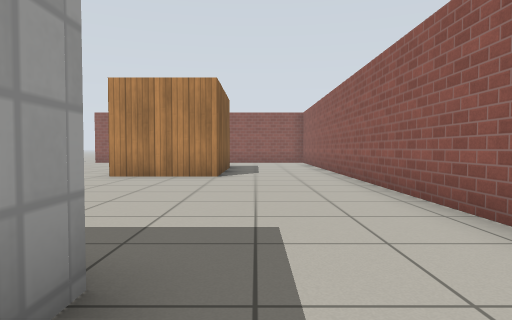
view 1 (above)

18 first-person views from a walk through a Gazebo world. The camera is 0.72 m above the floor, tilts 2° down and sees 75° across. The floor is counted in squares, 1 m on a side. Each view is taken from the middle of a square. On the plan, view 1 faces up. The plan holds only what a view shows up to about 10 squares ahead; the rest is blank. Simple patterns stand in for the simulator's built-in surfaces.

view 2
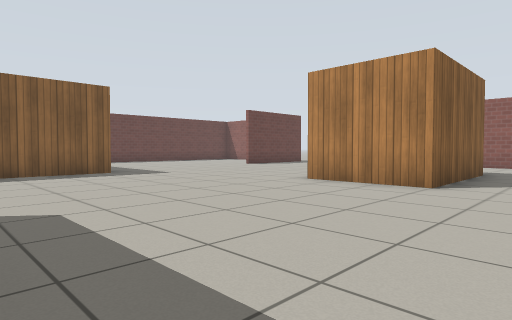

view 3
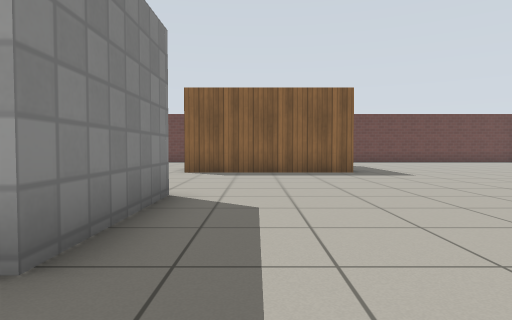

view 4
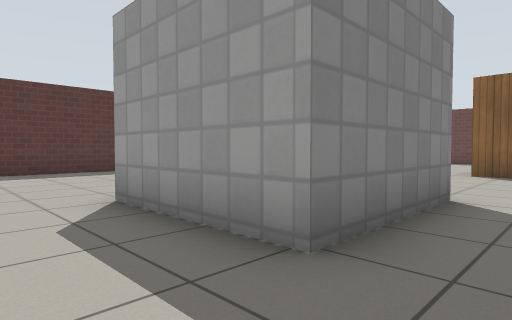

view 5
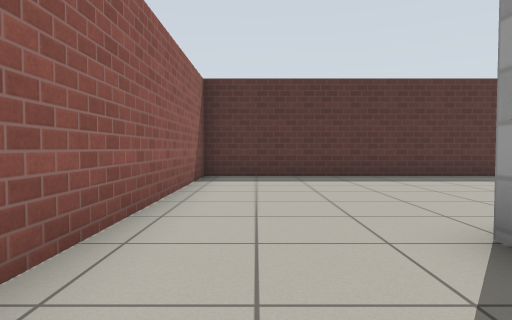

view 6
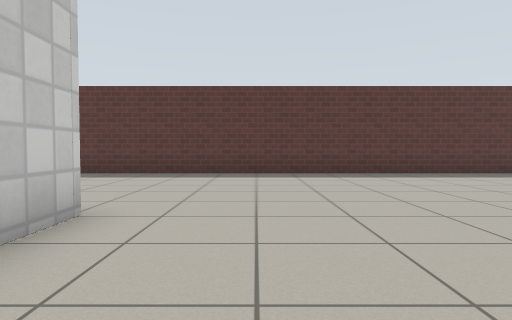

view 7
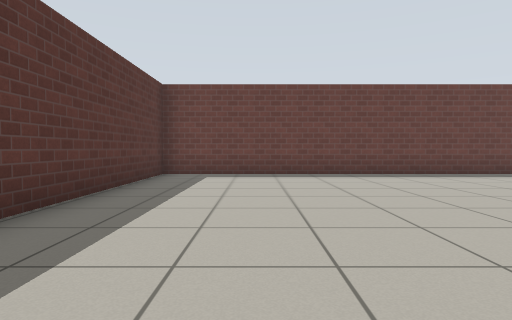

view 8
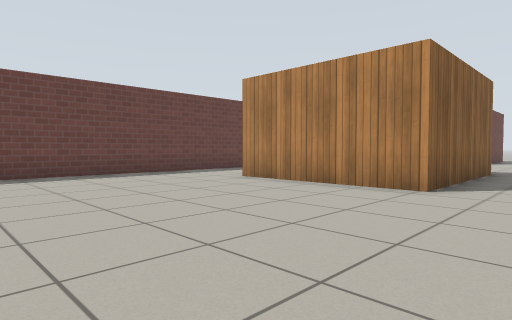

view 9
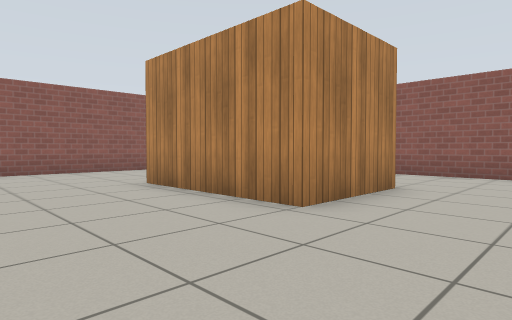

view 10
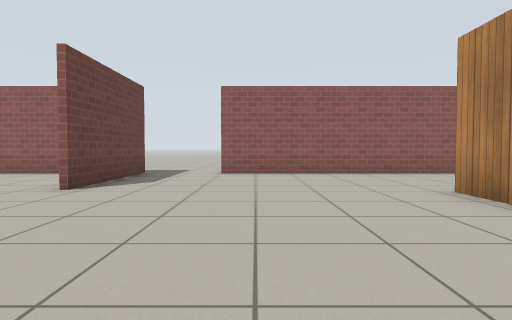

view 11
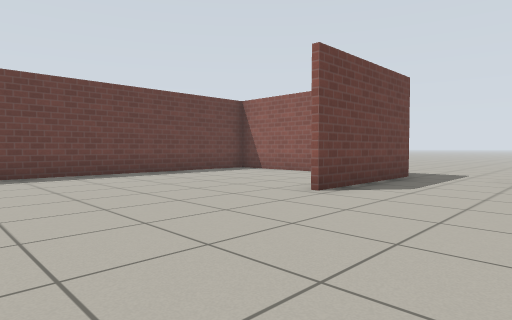

view 12
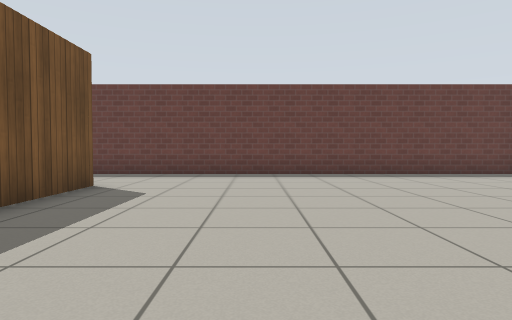

view 13
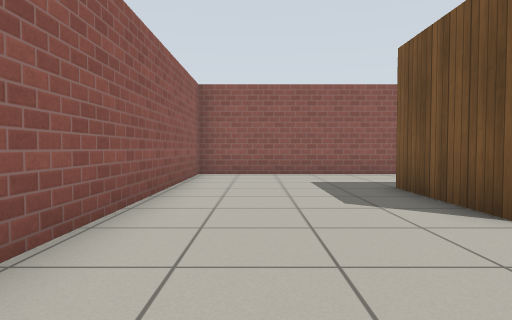

view 14
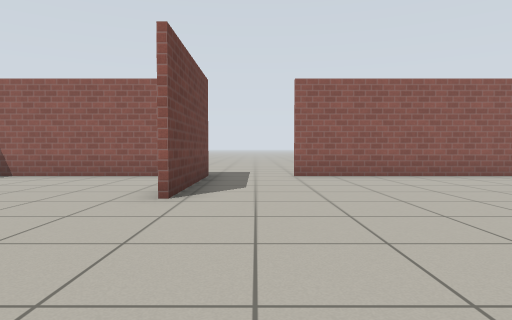

view 15
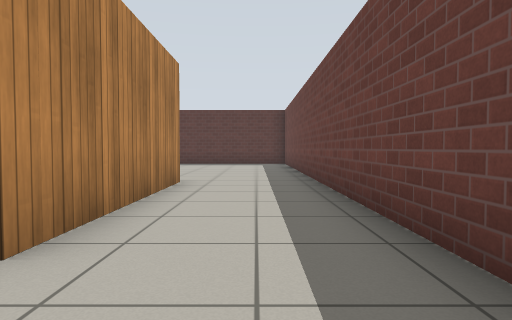

view 16
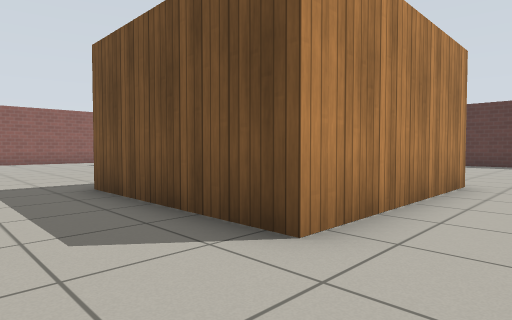

view 17
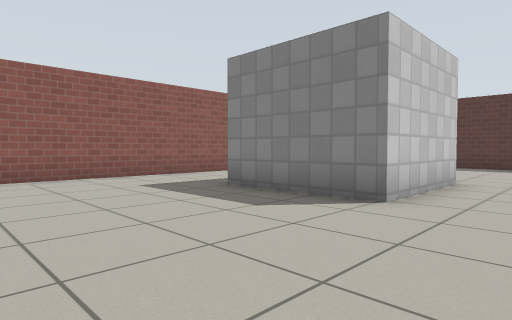

view 18
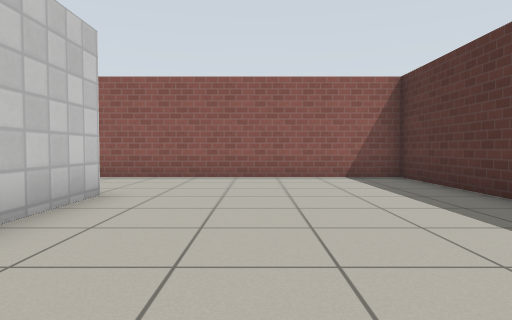

### Floor plan
Points are (right, up) in squares from view 1. A wall is a line through its corners. A room is listed if a view was taken in it or the views show most of it. See-through windows are left out.
Room 1 (views 1, 2, 3, 4, 5, 6, 7, 8, 9, 10, 11, 12, 13, 14, 15, 16, 17, 18)
walls: (-8.9, 5.9) (-8.9, 0.9) (-13.4, 0.9) (-13.4, 5.9) (-8.9, 5.9); (-3.7, 8.5) (-3.7, 12.5) (-0.9, 12.5) (-0.9, 8.5) (-3.7, 8.5); (-4.1, -1.6) (-4.1, 1.7) (-0.9, 1.7) (-0.9, -1.6) (-2.9, -1.6); (-10.2, 16.9) (-10.2, 12.8); (-11.5, 16.6) (-15.6, 16.6); (-16.3, 16.3) (-16.3, -7.6) (2.3, -7.6) (2.3, 16.6) (-8, 16.6)
ways out: opening at (-9, 17)

Positions as (right, up) in squares from view 1, and headings:
1: (0, 0), facing up
2: (1, 2), facing up-left
3: (1, 3), facing left
4: (1, 3), facing down-left
5: (1, 1), facing down
6: (-6, 2), facing down
7: (-7, -5), facing left
8: (-7, -5), facing up-left
9: (-7, 6), facing up-right
10: (-7, 7), facing up
11: (-7, 8), facing up-left
12: (-7, 9), facing left
13: (-7, 15), facing right
14: (-9, 8), facing up
15: (-15, 8), facing down
16: (-15, 8), facing down-right
17: (-6, 6), facing down-right
18: (-6, -4), facing right
